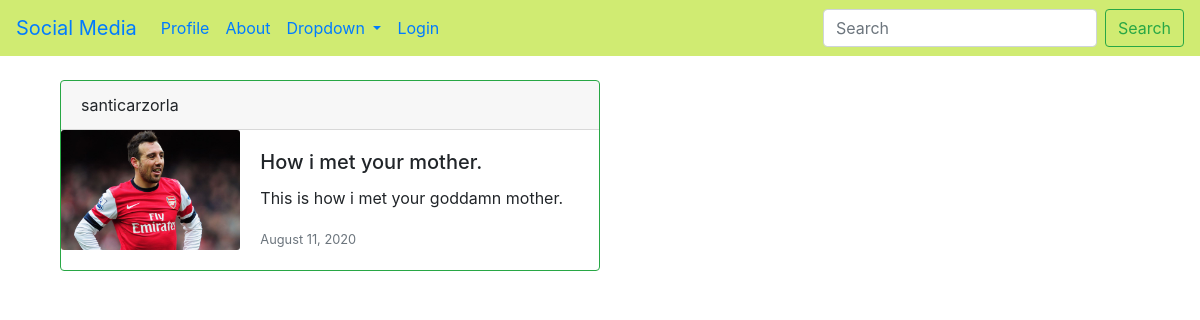
The page /blog/detail/14/ on the database its author committed.
### blog/models.py (models this page shows, shortened)
class Post(models.Model):
    author = models.ForeignKey(User,on_delete=models.CASCADE)
    title = models.CharField(max_length=100)
    content = models.TextField()
    date_posted = models.DateTimeField(default=timezone.now)
    class Meta:
        ordering = ['-date_posted']

### user/models.py (models this page shows, shortened)
class Profile(models.Model):
    user = models.OneToOneField(User,on_delete= models.CASCADE)
    image = models.ImageField(default = 'default.jpg',upload_to = 'profile_pics')

### blog/views.py (the view)
# urls.py: path('detail/<int:pk>/', PostDetailView.as_view(), name= "blog-detail"),
class PostDetailView(DetailView):
    model = Post
    template_name = 'post_detail.html'

### blog/templates/post_detail.html (shortened to what this page needs)
{% extends "base.html" %}
{% block content %}
<div class = "container">
<div class="card border-success mb-3" style="max-width: 540px;">
 <div class="card-header"> {{object.author}}</div>
  <div class="row no-gutters">
    <div class="col-md-4">
      <img src="{{object.author.profile.image.url}}" class="card-img" alt="Responsive image">
    </div>
    <div class="col-md-8">
      <div class="card-body">
    <h5 class="card-title">{{object.title}}</h5>
        <p class="card-text">{{object.content}}</p>
        <p class="card-text"><small class="text-muted">{{object.date_posted|date:"F d, Y"}}</small></p>
      </div>
    </div>
  </div>
</div>
</div>
{% endblock content %}

### rows shown on the page
Post: author "santicarzorla", author.profile.image (placeholder picture), title "How i met your mother.", content "This is how i met your goddamn mother.", date_posted "August 11, 2020"
